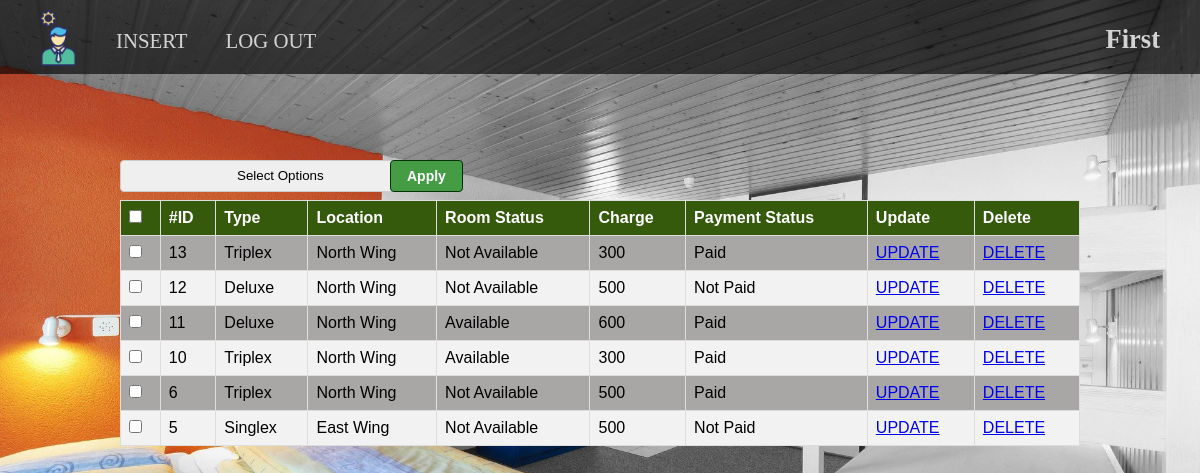
The page /admin.php (signed in) on the database its author committed.
### tables this page shows
CREATE TABLE `room` (
  `room_id` int(11) NOT NULL,
  `room_type` varchar(255) NOT NULL,
  `room_location` varchar(255) NOT NULL,
  `room_status` varchar(255) NOT NULL,
  `room_charge` varchar(255) NOT NULL,
  `room_payment_status` varchar(255) NOT NULL
);

### includes/view_all_rooms.php (the view, shortened to what this page needs)
<form action="" method="post">
    <div class="table">
        <table id="admin">
        <div id="bulkOptionsContainer">
            <select class="form-control" name="bulk_options" id="">
            <option value="">Select Options</option>
            </select>
        </div>
        <div id="btnApply">
            <input type="submit" name="submit" class="btn" value="Apply">
        </div>
            <thead>
                <tr>
                    <th><input type="checkbox" id="selectAllBoxes"></th>
                    <th>#ID</th>
                    <th>Type</th>
                    <th>Location</th>
                    <th>Room Status</th>
                    <th>Charge</th>
                    <th>Payment Status</th>
                    <th>Update</th>
                    <th>Delete</th>
                </tr>
            </thead>
            <tbody>
            <?php
                $query = "SELECT * FROM room ORDER BY room_id DESC ";
                $select_room = mysqli_query($connection, $query);
                while($row = mysqli_fetch_assoc($select_room)) {
                    $room_id = $row['room_id'];
                    $room_type = $row['room_type'];
                    $room_location = $row['room_location'];
                    $room_charge = $row['room_charge'];
                    $room_status = $row['room_status'];
                    $room_payment_status = $row['room_payment_status'];
                    echo "<tr>";
            ?>
                    <td> <input type='checkbox' class='checkBoxes' name='checkboxArray[]' value='<?php echo $room_id; ?>'> </td>
                <?php
                    echo"<td>$room_id</td>";
                    echo"<td>$room_type</td>";
                    echo"<td>$room_location</td>";
                    echo"<td>$room_status</td>";
                    echo"<td>$room_charge</td>";
                    echo"<td>$room_payment_status</td>";
                    echo "<td><a href='admin.php?source=update_room&r_id={$room_id}'>UPDATE</a></td>";
                    echo "<td><a onClick=\"javascript: return confirm('Are you sure you want to delete'); \" href='admin.php?delete={$room_id}'>DELETE</a></td>";
                    echo "</tr>";
                }
                ?>
            </tbody>
        </table>
    </div>
</form>

### css/admin.css (style rules this page uses)
* { margin: 0; padding: 0; box-sizing: border-box; }
body { background-image: url(../images/room.jpg); background-size: 100%; background-repeat: no-repeat; background-attachment: fixed; }
#admin { position: absolute; top: 25%; left: 10%; font-family: Arial, Helvetica, sans-serif; border-collapse: collapse; width: 80%; }
#bulkOptionsContainer { position: absolute; top: 20%; left: 10%; }
#bulkOptionsContainer select { padding: 0.4rem; padding-inline: 7rem; border: 1px solid #ccc; border-radius: 4px; box-sizing: border-box; outline: none; }
#btnApply { position: absolute; top: 20%; left: 32.5%; }
.btn { border-radius: 4px; font-size: 14px; padding: 0.45rem 1rem; color: white; font-weight: bold; border: 1px solid #023208; background-color: #449d44; }
#admin tbody td, #admin thead th { border: 1px solid #ddd; padding: 8px; }
#admin tr:nth-child(even) { background-color: #f2f2f2; }
#admin tr:nth-child(odd) { background-color: #a9a6a6; }
#admin th { padding-top: 12px; padding-bottom: 12px; text-align: left; background-color: rgb(53, 90, 12); color: white; }

### rows shown on the page
room: room_id "13", room_type "Triplex", room_location "North Wing", room_status "Not Available", room_charge "300", room_payment_status "Paid"
room: room_id "12", room_type "Deluxe", room_location "North Wing", room_status "Not Available", room_charge "500", room_payment_status "Not Paid"
room: room_id "11", room_type "Deluxe", room_location "North Wing", room_status "Available", room_charge "600", room_payment_status "Paid"
room: room_id "10", room_type "Triplex", room_location "North Wing", room_status "Available", room_charge "300", room_payment_status "Paid"
room: room_id "6", room_type "Triplex", room_location "North Wing", room_status "Not Available", room_charge "500", room_payment_status "Paid"
room: room_id "5", room_type "Singlex", room_location "East Wing", room_status "Not Available", room_charge "500", room_payment_status "Not Paid"

### other values the page prints
$_SESSION['firstname'] "First"
